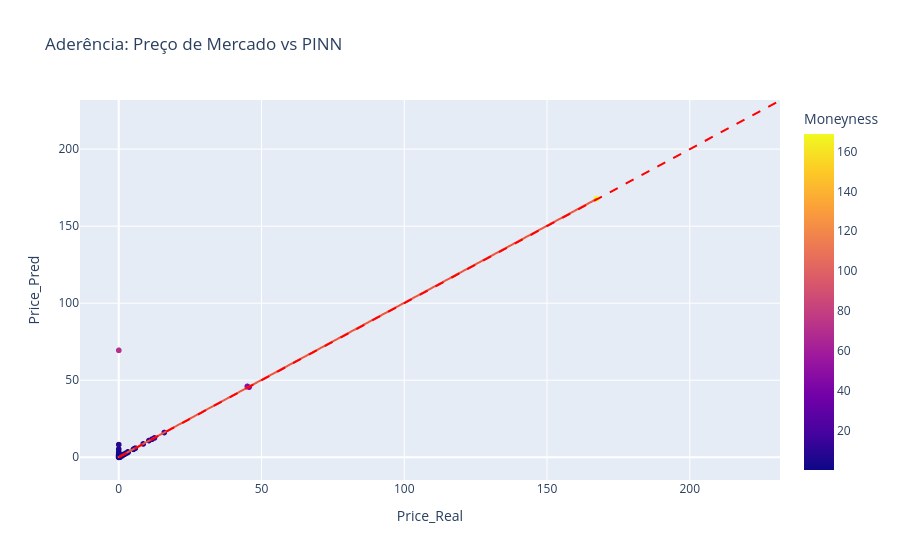

Write notebook code for a chart like this one.
### Markdown cell above
## 4: Análise de Erro Financeiro

### Code cell
# Tabela de Métricas
rmse = np.sqrt(np.mean(df_results['Error']**2))
mae = np.mean(df_results['Abs_Error'])
mape = np.mean(np.abs(df_results['Error'] / df_results['Price_Real'])) * 100
r2 = 1 - (np.sum(df_results['Error']**2) / np.sum((df_results['Price_Real'] - df_results['Price_Real'].mean())**2))

print(f"=== Métricas de Desempenho ===")
print(f"RMSE: R$ {rmse:.4f}")
print(f"MAE:  R$ {mae:.4f}")
print(f"MAPE: {mape:.2f}%")
print(f"R²:   {r2:.4f}")

# Plot Scatter (Real vs Previsto)
fig_scatter = px.scatter(
    df_results.sample(n=min(2000, len(df_results))), 
    x='Price_Real', y='Price_Pred', 
    color='Moneyness', title="Aderência: Preço de Mercado vs PINN",
    trendline="ols"
)
fig_scatter.add_shape(type="line", x0=0, y0=0, x1=df_results['Price_Real'].max(), y1=df_results['Price_Real'].max(), line=dict(color="Red", dash="dash"))
fig_scatter.show()

### Figure 1 — Plotly figure (JSON) as saved in the notebook; plotly's stock layout.template omitted (floating-point values rounded to 4 significant figures; data arrays with more than 128 entries replaced by an {"elided": "..."} marker saying what was removed)
{"data": [{"hovertemplate": "Price_Real=%{x}<br>Price_Pred=%{y}<br>Moneyness=%{marker.color}<extra></extra>", "legendgroup": "", "marker": {"color": {"elided": "2000 float values"}, "coloraxis": "coloraxis", "symbol": "circle"}, "mode": "markers", "name": "", "showlegend": false, "type": "scattergl", "x": {"elided": "2000 float values"}, "xaxis": "x", "y": {"elided": "2000 float values"}, "yaxis": "y"}, {"hovertemplate": "<b>OLS trendline</b><br>Price_Pred = 1.00104 * Price_Real + 0.127213<br>R<sup>2</sup>=0.868124<br><br>Price_Real=%{x}<br>Price_Pred=%{y} <b>(trend)</b><extra></extra>", "legendgroup": "", "marker": {"symbol": "circle"}, "mode": "lines", "name": "", "showlegend": false, "type": "scattergl", "x": {"elided": "2000 float values"}, "xaxis": "x", "y": {"elided": "2000 float values"}, "yaxis": "y"}], "layout": {"coloraxis": {"colorbar": {"title": {"text": "Moneyness"}}, "colorscale": [[0, "#0d0887"], [0.1111, "#46039f"], [0.2222, "#7201a8"], [0.3333, "#9c179e"], [0.4444, "#bd3786"], [0.5556, "#d8576b"], [0.6667, "#ed7953"], [0.7778, "#fb9f3a"], [0.8889, "#fdca26"], [1, "#f0f921"]]}, "legend": {"tracegroupgap": 0}, "shapes": [{"line": {"color": "Red", "dash": "dash"}, "type": "line", "x0": 0, "x1": 231.2, "y0": 0, "y1": 231.2}], "title": {"text": "Aderência: Preço de Mercado vs PINN"}, "xaxis": {"anchor": "y", "domain": [0, 1], "title": {"text": "Price_Real"}}, "yaxis": {"anchor": "x", "domain": [0, 1], "title": {"text": "Price_Pred"}}}}
